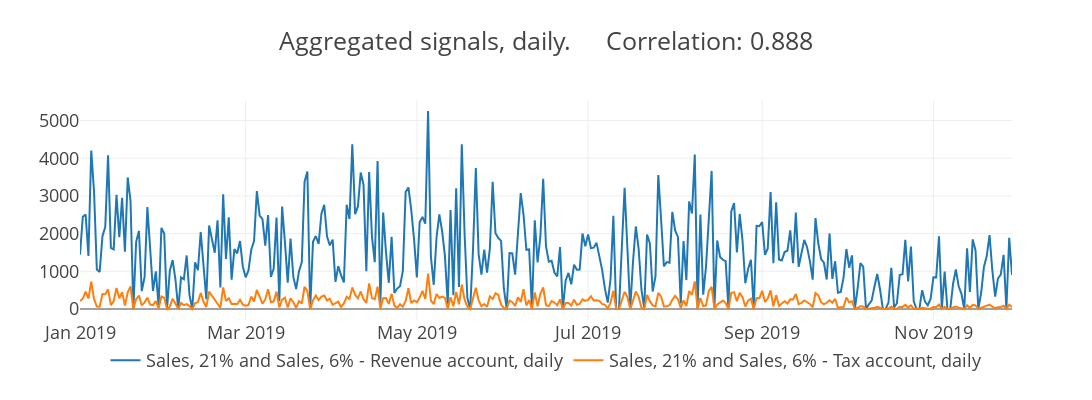

Here is the notebook cell this chart was saved with:
### Markdown cell above
## Tax vs. Revenue based on the GroundTruth

### Code cell
# ~Sales 6 btw
constructSignals(df_all, query=[{"select": ["Sales 21 btw", "Sales 6 btw"], 
                              "_with": {"FA_Name": "Revenue"}}, 
                                {"select": ["Sales 21 btw", "Sales 6 btw"], "_with": {"FA_Name": "Tax"}}], 
                              on="GroundTruth", agg_period="D", title="GroundTruth_Tax-Revenue_",
                legend=["Sales, 21% and Sales, 6% - Revenue account", "Sales, 21% and Sales, 6% - Tax account"],
                metric="RMSE")

### Figure 1 — Plotly figure (JSON) as saved in the notebook; plotly's stock layout.template omitted (floating-point values rounded to 4 significant figures; data arrays with more than 128 entries replaced by an {"elided": "..."} marker saying what was removed)
{"data": [{"name": "Sales, 21% and Sales, 6% - Revenue account, daily", "type": "scatter", "uid": "a9ef3b24-c671-49be-8895-bba712ecb087", "x": {"elided": "333 str values"}, "y": {"elided": "333 int values"}}, {"name": "Sales, 21% and Sales, 6% - Tax account, daily", "type": "scatter", "uid": "c31f432e-ed2c-46a6-96cc-606643ee6cde", "x": {"elided": "333 str values"}, "y": {"elided": "333 float values"}}], "layout": {"font": {"size": 18}, "height": 400, "hovermode": "closest", "legend": {"font": {"size": 18}, "orientation": "h", "x": 0.5, "xanchor": "center", "y": -0.1}, "showlegend": true, "title": {"text": "Aggregated signals, daily.     Correlation: 0.888"}, "width": 1200}}
